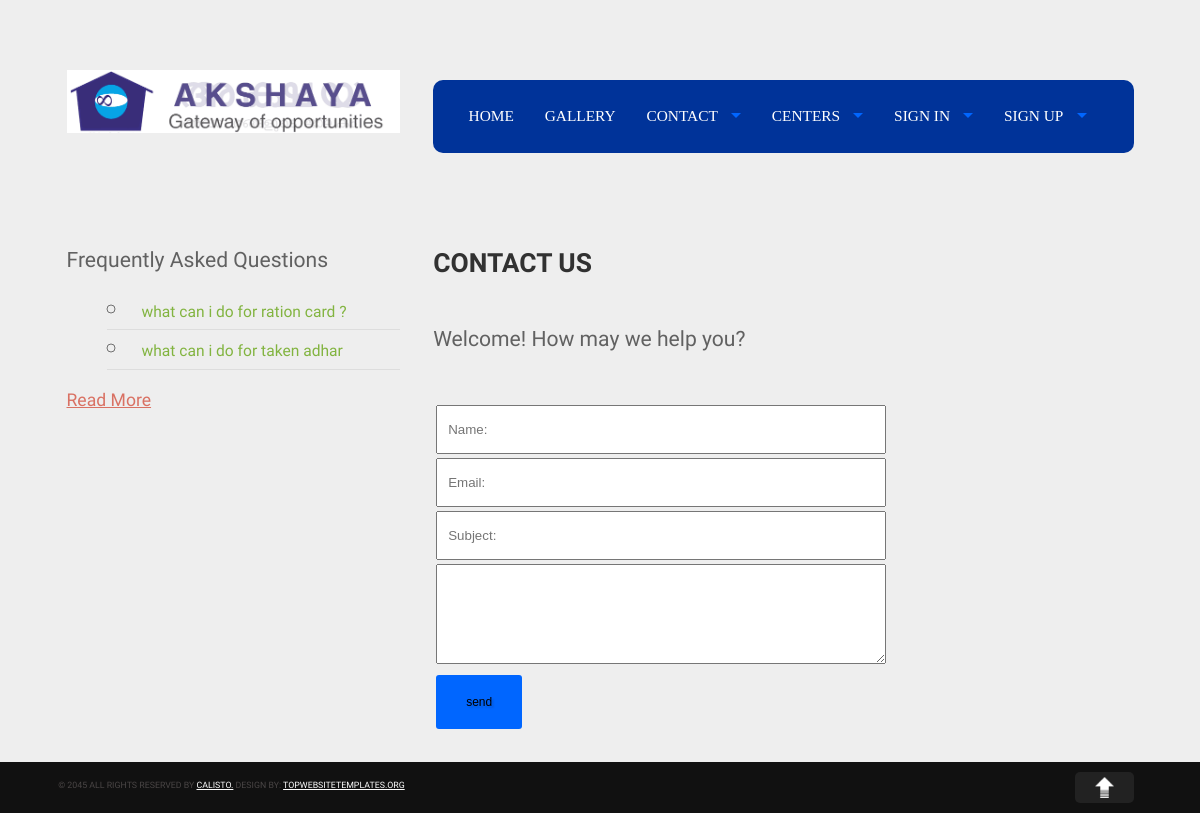
The page /contact.php on the database its author committed.
### tables this page shows
CREATE TABLE IF NOT EXISTS `enquiry_tb` (
  `id` int(11) NOT NULL AUTO_INCREMENT,
  `name` varchar(50) NOT NULL,
  `email` varchar(50) NOT NULL,
  `subject` varchar(50) NOT NULL,
  `question` text NOT NULL,
  `reply` text NOT NULL,
  `date` date NOT NULL,
  PRIMARY KEY (`id`)
);

### contact.php (the view, shortened to what this page needs)
<!DOCTYPE html>
<html>
<head>
<link rel="stylesheet" href="Tourism Template/css/foundation.min.css">
<link rel="stylesheet" href="Tourism Template/css/superfish.css">
<link rel="stylesheet" href="Tourism Template/css/stylesheet.css">
<link rel="stylesheet" type="text/css" href="Sweet Alerts/sweetalert.css">
<link href="Tourism Template/css/comment.css" type="text/css" rel="stylesheet">
</head>
<body>
<div class="header">
  <div class="row">
    <div class="columns large-12">
      <div class="row header-inner">
        <?php
		include("menu_header.php");
		?>
      </div>
    </div>
  </div>
</div>
<div class="row content-wrapper">
  <div class="columns large-12">
    <div class="row wrapper">
      <div class="columns large-4 content sidebar">
        <h1 class="sub-title">Frequently Asked Questions</h1>
		  <ul>
		<?php
		$q=mysql_query("select * from enquiry_tb where reply!=''  order by date desc  limit 5");
		while($a=mysql_fetch_array($q))
		{
        ?>
          <li class="bullet" style="font-size:26px; text-align:left"><a href="Enquiry_&_reply.php?id=<?php echo $a[0];?>" class="a"><?php echo $a['question'];?></a></li>
		 <?php
		}
		?>
        </ul>
		<a href="Enquiry_&_reply.php" >Read More</a>
      </div>
      <div class="columns large-8">
        <h1 class="page-title">Contact Us</h1>
        <h6>Welcome! How may we help you?</h6>
        <div class="row contact-form">
          <div class="columns large-8">
            <form id="contact-form" method="post">
			<table style="width:100%">
			<tr>
			<td>
              <input type="text" name="name" placeholder="Name:" required >
			  </td>
			  </tr>
			<tr>
			<td>
              <input type="text" name="email" placeholder="Email:" required >
			 </td>
			 </tr>
			<tr>
			<td>
              <input type="text" name="subject" placeholder="Subject:" required >
			 </td>
			 </tr>
			<tr>
			<td>
              <textarea  name="message" required ></textarea>
			  </td>
			  </tr>
			<tr>
			<td>
              <input type="submit" class="button" name="btn" value="send">
			  </td>
			  </tr>
			  </table>
            </form>
          </div>
        </div>
      </div>
    </div>
  </div>
</div>
<div class="credit-row">
  <div class="row">
    <div class="columns large-11 credit"> &copy; 2045 All rights reserved by <a href="#">Calisto.</a> Design by: <a href="http://topwebsitetemplates.org">topwebsitetemplates.org</a></div>
    <div class="columns large-1"> <img src="Tourism Template/images/toparrow.png" alt="" class="scrollToTop"> </div>
  </div>
</div>
</body>
</html>

### Tourism Template/css/stylesheet.css (style rules this page uses)
.row { width: 100%; }
body { font-size: 1.1em; line-height: 1.5em; color: #717171; font-family:'Droid Sans', serif; }
h1,h2,h3,h4,h5,h6 { color:rgb(97, 97, 97); font-family: 'Quando', serif; font-size: 1.2em; font-weight: normal; }
h1.page-title { color:rgb(49, 49, 49); text-transform: uppercase; font-size: 1.5em; font-weight: bold; }
input[type="text"], input[type="password"], input[type="date"], input[type="datetime"], input[type="datetime-local"], input[type="month"], input[type="file"],input[type="week"], input[type="email"], input[type="number"], input[type="search"], input[type="tel"], input[type="time"], input[type="url"], input[type="file"], textarea, select { padding: 15px 10px; width:100%; }
a { color: #d97163; }
a.button.read-more, .button { background: #0066FF; text-transform: lowercase; font-size: 12px; border-radius: 3px; border:0; padding: 20px 30px; text-shadow: 2px 2px 2px rgba(0,0,0,.15); cursor:pointer; }
.header { background:#bec676 url('../images/ background:url('../images/frontHeaderBg.jpg') top repeat-x;') top repeat-x; padding: 40px 0 50px 0; }
.row.wrapper { padding: 30px 0; }
.contact-form textarea { height: 100px; }
.sidebar ul li { list-style-position: inside; padding: 4px 0; list-style: circle; list-style-position: inside; border-bottom: 1px solid #ddd; }
.sidebar ul li a { font-size: .6em; }
.credit-row { background: #111; padding: 10px 0; }
.credit { font-size: .5em; color: #4a4646; text-transform: uppercase; }
.credit a { color: #fff; }
img.scrollToTop { padding:5px 20px; background: #222; border-radius: 5px; cursor: pointer; }

### Tourism Template/css/comment.css (style rules this page uses)
body { background:#eee; }
.a { color: #82b440; text-decoration: none; cursor:pointer; }

### rows shown on the page
enquiry_tb: question "what can i do for ration card ?"
enquiry_tb: question "what can i do for taken adhar"
